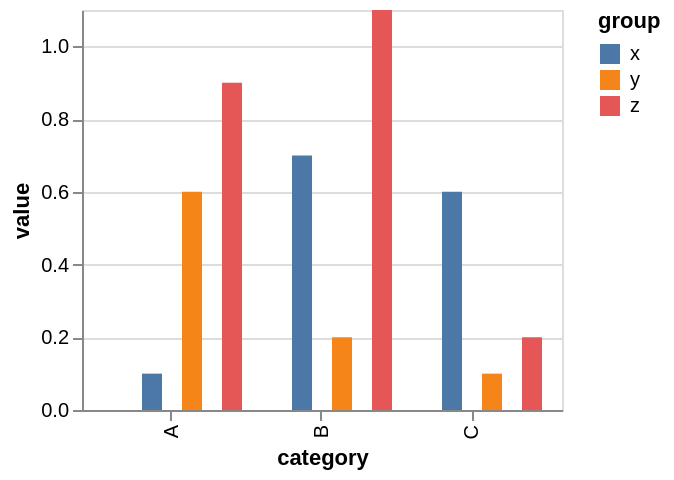

Write a Vega-Lite specification for this figure.
### Vega specification from a JSON file in a GitHub repository (floating-point values rounded to 4 significant figures)
{"$schema": "https://vega.github.io/schema/vega/v5.json", "background": "white", "padding": 5, "height": 200, "style": "cell", "data": [{"name": "source_0", "values": [{"category": "A", "group": "x", "value": 0.1}, {"category": "A", "group": "y", "value": 0.6}, {"category": "A", "group": "z", "value": 0.9}, {"category": "B", "group": "x", "value": 0.7}, {"category": "B", "group": "y", "value": 0.2}, {"category": "B", "group": "z", "value": 1.1}, {"category": "C", "group": "x", "value": 0.6}, {"category": "C", "group": "y", "value": 0.1}, {"category": "C", "group": "z", "value": 0.2}]}, {"name": "data_0", "source": "source_0", "transform": [{"type": "stack", "groupby": ["category", "group"], "field": "value", "sort": {"field": [], "order": []}, "as": ["value_start", "value_end"], "offset": "zero"}, {"type": "filter", "expr": "isValid(datum[\"value\"]) && isFinite(+datum[\"value\"])"}]}], "signals": [{"name": "x_step", "update": "20 * bandspace(domain('xOffset').length, 0, 0) / (1-0.2)"}, {"name": "width", "update": "bandspace(domain('x').length, 0.2, 0.2) * x_step"}], "marks": [{"name": "marks", "type": "rect", "style": ["bar"], "from": {"data": "data_0"}, "encode": {"update": {"fill": {"scale": "color", "field": "group"}, "ariaRoleDescription": {"value": "bar"}, "description": {"signal": "\"category: \" + (isValid(datum[\"category\"]) ? datum[\"category\"] : \"\"+datum[\"category\"]) + \"; value: \" + (format(datum[\"value\"], \"\")) + \"; group: \" + (isValid(datum[\"group\"]) ? datum[\"group\"] : \"\"+datum[\"group\"])"}, "x": {"scale": "x", "field": "category", "offset": {"scale": "xOffset", "field": "group"}, "band": 0.25}, "width": {"signal": "max(0.25, 0.5 * bandwidth('xOffset'))"}, "y": {"scale": "y", "field": "value_end"}, "y2": {"scale": "y", "field": "value_start"}}}}], "scales": [{"name": "x", "type": "band", "domain": {"data": "data_0", "field": "category", "sort": true}, "range": {"step": {"signal": "x_step"}}, "paddingInner": 0.2, "paddingOuter": 0.2}, {"name": "y", "type": "linear", "domain": {"data": "data_0", "fields": ["value_start", "value_end"]}, "range": [{"signal": "height"}, 0], "nice": true, "zero": true}, {"name": "xOffset", "type": "band", "domain": {"data": "data_0", "field": "group", "sort": true}, "range": {"step": 20}}, {"name": "color", "type": "ordinal", "domain": {"data": "data_0", "field": "group", "sort": true}, "range": "category"}], "axes": [{"scale": "y", "orient": "left", "gridScale": "x", "grid": true, "tickCount": {"signal": "ceil(height/40)"}, "domain": false, "labels": false, "aria": false, "maxExtent": 0, "minExtent": 0, "ticks": false, "zindex": 0}, {"scale": "x", "orient": "bottom", "grid": false, "title": "category", "labelAlign": "right", "labelAngle": 270, "labelBaseline": "middle", "zindex": 0}, {"scale": "y", "orient": "left", "grid": false, "title": "value", "labelOverlap": true, "tickCount": {"signal": "ceil(height/40)"}, "zindex": 0}], "legends": [{"fill": "color", "symbolType": "square", "title": "group"}]}
